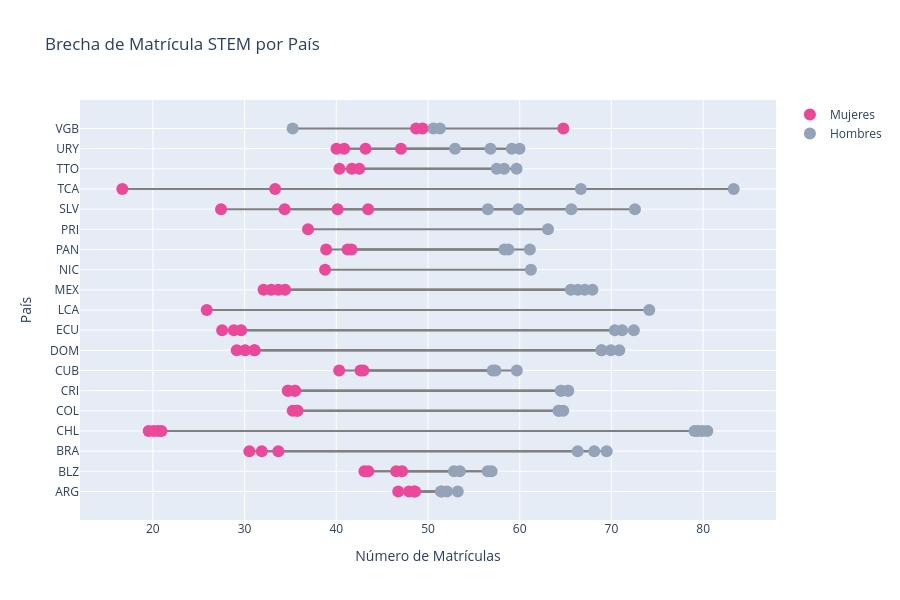

Write notebook code for a chart like this one.
### Code cell
fig = go.Figure()

for i, fila in egreso.iterrows():
    fig.add_trace(go.Scatter(
        x=[fila['famale'], fila['male']], 
        y=[fila['geoUnit'], fila['geoUnit']],
        mode='lines',
        line=dict(color='gray', width=2),
        showlegend=False
    ))

fig.add_trace(go.Scatter(
    x=egreso['famale'], 
    y=egreso['geoUnit'],
    mode='markers',
    name='Mujeres',
    marker=dict(color='#ec4899', size=12) 
))


fig.add_trace(go.Scatter(
    x=egreso['male'], 
    y=egreso['geoUnit'],
    mode='markers',
    name='Hombres',
    marker=dict(color='#94a3b8', size=12) 
))

fig.update_layout(
    title="Brecha de Matrícula STEM por País",
    xaxis_title="Número de Matrículas",
    yaxis_title="País",
    height=600
)
fig.show()

### Figure 1 — Plotly figure (JSON) as saved in the notebook; plotly's stock layout.template omitted (floating-point values rounded to 4 significant figures)
{"data": [{"line": {"color": "gray", "width": 2}, "mode": "lines", "showlegend": false, "type": "scatter", "x": [48.6, 51.4], "y": ["ARG", "ARG"]}, {"line": {"color": "gray", "width": 2}, "mode": "lines", "showlegend": false, "type": "scatter", "x": [47.94, 52.06], "y": ["ARG", "ARG"]}, {"line": {"color": "gray", "width": 2}, "mode": "lines", "showlegend": false, "type": "scatter", "x": [48.48, 51.52], "y": ["ARG", "ARG"]}, {"line": {"color": "gray", "width": 2}, "mode": "lines", "showlegend": false, "type": "scatter", "x": [46.75, 53.25], "y": ["ARG", "ARG"]}, {"line": {"color": "gray", "width": 2}, "mode": "lines", "showlegend": false, "type": "scatter", "x": [47.17, 52.83], "y": ["BLZ", "BLZ"]}, {"line": {"color": "gray", "width": 2}, "mode": "lines", "showlegend": false, "type": "scatter", "x": [43.49, 56.51], "y": ["BLZ", "BLZ"]}, {"line": {"color": "gray", "width": 2}, "mode": "lines", "showlegend": false, "type": "scatter", "x": [46.53, 53.47], "y": ["BLZ", "BLZ"]}, {"line": {"color": "gray", "width": 2}, "mode": "lines", "showlegend": false, "type": "scatter", "x": [43.07, 56.93], "y": ["BLZ", "BLZ"]}, {"line": {"color": "gray", "width": 2}, "mode": "lines", "showlegend": false, "type": "scatter", "x": [33.68, 66.32], "y": ["BRA", "BRA"]}, {"line": {"color": "gray", "width": 2}, "mode": "lines", "showlegend": false, "type": "scatter", "x": [31.87, 68.13], "y": ["BRA", "BRA"]}, {"line": {"color": "gray", "width": 2}, "mode": "lines", "showlegend": false, "type": "scatter", "x": [30.52, 69.48], "y": ["BRA", "BRA"]}, {"line": {"color": "gray", "width": 2}, "mode": "lines", "showlegend": false, "type": "scatter", "x": [20.09, 79.91], "y": ["CHL", "CHL"]}, {"line": {"color": "gray", "width": 2}, "mode": "lines", "showlegend": false, "type": "scatter", "x": [19.54, 80.46], "y": ["CHL", "CHL"]}, {"line": {"color": "gray", "width": 2}, "mode": "lines", "showlegend": false, "type": "scatter", "x": [20.94, 79.06], "y": ["CHL", "CHL"]}, {"line": {"color": "gray", "width": 2}, "mode": "lines", "showlegend": false, "type": "scatter", "x": [20.56, 79.44], "y": ["CHL", "CHL"]}, {"line": {"color": "gray", "width": 2}, "mode": "lines", "showlegend": false, "type": "scatter", "x": [35.78, 64.22], "y": ["COL", "COL"]}, {"line": {"color": "gray", "width": 2}, "mode": "lines", "showlegend": false, "type": "scatter", "x": [35.71, 64.29], "y": ["COL", "COL"]}, {"line": {"color": "gray", "width": 2}, "mode": "lines", "showlegend": false, "type": "scatter", "x": [35.25, 64.75], "y": ["COL", "COL"]}, {"line": {"color": "gray", "width": 2}, "mode": "lines", "showlegend": false, "type": "scatter", "x": [34.74, 65.26], "y": ["CRI", "CRI"]}, {"line": {"color": "gray", "width": 2}, "mode": "lines", "showlegend": false, "type": "scatter", "x": [35.46, 64.54], "y": ["CRI", "CRI"]}, {"line": {"color": "gray", "width": 2}, "mode": "lines", "showlegend": false, "type": "scatter", "x": [35.52, 64.48], "y": ["CRI", "CRI"]}, {"line": {"color": "gray", "width": 2}, "mode": "lines", "showlegend": false, "type": "scatter", "x": [34.71, 65.29], "y": ["CRI", "CRI"]}, {"line": {"color": "gray", "width": 2}, "mode": "lines", "showlegend": false, "type": "scatter", "x": [40.32, 59.68], "y": ["CUB", "CUB"]}, {"line": {"color": "gray", "width": 2}, "mode": "lines", "showlegend": false, "type": "scatter", "x": [42.95, 57.05], "y": ["CUB", "CUB"]}, {"line": {"color": "gray", "width": 2}, "mode": "lines", "showlegend": false, "type": "scatter", "x": [42.64, 57.36], "y": ["CUB", "CUB"]}, {"line": {"color": "gray", "width": 2}, "mode": "lines", "showlegend": false, "type": "scatter", "x": [29.15, 70.85], "y": ["DOM", "DOM"]}, {"line": {"color": "gray", "width": 2}, "mode": "lines", "showlegend": false, "type": "scatter", "x": [31.1, 68.9], "y": ["DOM", "DOM"]}, {"line": {"color": "gray", "width": 2}, "mode": "lines", "showlegend": false, "type": "scatter", "x": [30.06, 69.94], "y": ["DOM", "DOM"]}, {"line": {"color": "gray", "width": 2}, "mode": "lines", "showlegend": false, "type": "scatter", "x": [31.07, 68.93], "y": ["DOM", "DOM"]}, {"line": {"color": "gray", "width": 2}, "mode": "lines", "showlegend": false, "type": "scatter", "x": [28.84, 71.16], "y": ["ECU", "ECU"]}, {"line": {"color": "gray", "width": 2}, "mode": "lines", "showlegend": false, "type": "scatter", "x": [29.63, 70.37], "y": ["ECU", "ECU"]}, {"line": {"color": "gray", "width": 2}, "mode": "lines", "showlegend": false, "type": "scatter", "x": [27.55, 72.45], "y": ["ECU", "ECU"]}, {"line": {"color": "gray", "width": 2}, "mode": "lines", "showlegend": false, "type": "scatter", "x": [25.87, 74.13], "y": ["LCA", "LCA"]}, {"line": {"color": "gray", "width": 2}, "mode": "lines", "showlegend": false, "type": "scatter", "x": [32.07, 67.93], "y": ["MEX", "MEX"]}, {"line": {"color": "gray", "width": 2}, "mode": "lines", "showlegend": false, "type": "scatter", "x": [32.91, 67.09], "y": ["MEX", "MEX"]}, {"line": {"color": "gray", "width": 2}, "mode": "lines", "showlegend": false, "type": "scatter", "x": [33.67, 66.33], "y": ["MEX", "MEX"]}, {"line": {"color": "gray", "width": 2}, "mode": "lines", "showlegend": false, "type": "scatter", "x": [34.42, 65.58], "y": ["MEX", "MEX"]}, {"line": {"color": "gray", "width": 2}, "mode": "lines", "showlegend": false, "type": "scatter", "x": [38.78, 61.22], "y": ["NIC", "NIC"]}, {"line": {"color": "gray", "width": 2}, "mode": "lines", "showlegend": false, "type": "scatter", "x": [41.24, 58.76], "y": ["PAN", "PAN"]}, {"line": {"color": "gray", "width": 2}, "mode": "lines", "showlegend": false, "type": "scatter", "x": [38.89, 61.11], "y": ["PAN", "PAN"]}, {"line": {"color": "gray", "width": 2}, "mode": "lines", "showlegend": false, "type": "scatter", "x": [41.67, 58.33], "y": ["PAN", "PAN"]}, {"line": {"color": "gray", "width": 2}, "mode": "lines", "showlegend": false, "type": "scatter", "x": [36.92, 63.08], "y": ["PRI", "PRI"]}, {"line": {"color": "gray", "width": 2}, "mode": "lines", "showlegend": false, "type": "scatter", "x": [27.44, 72.56], "y": ["SLV", "SLV"]}, {"line": {"color": "gray", "width": 2}, "mode": "lines", "showlegend": false, "type": "scatter", "x": [43.47, 56.53], "y": ["SLV", "SLV"]}, {"line": {"color": "gray", "width": 2}, "mode": "lines", "showlegend": false, "type": "scatter", "x": [34.37, 65.63], "y": ["SLV", "SLV"]}, {"line": {"color": "gray", "width": 2}, "mode": "lines", "showlegend": false, "type": "scatter", "x": [40.14, 59.86], "y": ["SLV", "SLV"]}, {"line": {"color": "gray", "width": 2}, "mode": "lines", "showlegend": false, "type": "scatter", "x": [33.33, 66.67], "y": ["TCA", "TCA"]}, {"line": {"color": "gray", "width": 2}, "mode": "lines", "showlegend": false, "type": "scatter", "x": [16.67, 83.33], "y": ["TCA", "TCA"]}, {"line": {"color": "gray", "width": 2}, "mode": "lines", "showlegend": false, "type": "scatter", "x": [40.34, 59.66], "y": ["TTO", "TTO"]}, {"line": {"color": "gray", "width": 2}, "mode": "lines", "showlegend": false, "type": "scatter", "x": [42.5, 57.5], "y": ["TTO", "TTO"]}, {"line": {"color": "gray", "width": 2}, "mode": "lines", "showlegend": false, "type": "scatter", "x": [41.7, 58.3], "y": ["TTO", "TTO"]}, {"line": {"color": "gray", "width": 2}, "mode": "lines", "showlegend": false, "type": "scatter", "x": [40.86, 59.14], "y": ["URY", "URY"]}, {"line": {"color": "gray", "width": 2}, "mode": "lines", "showlegend": false, "type": "scatter", "x": [43.19, 56.81], "y": ["URY", "URY"]}, {"line": {"color": "gray", "width": 2}, "mode": "lines", "showlegend": false, "type": "scatter", "x": [47.05, 52.95], "y": ["URY", "URY"]}, {"line": {"color": "gray", "width": 2}, "mode": "lines", "showlegend": false, "type": "scatter", "x": [40.02, 59.98], "y": ["URY", "URY"]}, {"line": {"color": "gray", "width": 2}, "mode": "lines", "showlegend": false, "type": "scatter", "x": [49.41, 50.59], "y": ["VGB", "VGB"]}, {"line": {"color": "gray", "width": 2}, "mode": "lines", "showlegend": false, "type": "scatter", "x": [64.76, 35.24], "y": ["VGB", "VGB"]}, {"line": {"color": "gray", "width": 2}, "mode": "lines", "showlegend": false, "type": "scatter", "x": [48.7, 51.3], "y": ["VGB", "VGB"]}, {"marker": {"color": "#ec4899", "size": 12}, "mode": "markers", "name": "Mujeres", "type": "scatter", "x": [48.6, 47.94, 48.48, 46.75, 47.17, 43.49, 46.53, 43.07, 33.68, 31.87, 30.52, 20.09, 19.54, 20.94, 20.56, 35.78, 35.71, 35.25, 34.74, 35.46, 35.52, 34.71, 40.32, 42.95, 42.64, 29.15, 31.1, 30.06, 31.07, 28.84, 29.63, 27.55, 25.87, 32.07, 32.91, 33.67, 34.42, 38.78, 41.24, 38.89, 41.67, 36.92, 27.44, 43.47, 34.37, 40.14, 33.33, 16.67, 40.34, 42.5, 41.7, 40.86, 43.19, 47.05, 40.02, 49.41, 64.76, 48.7], "y": ["ARG", "ARG", "ARG", "ARG", "BLZ", "BLZ", "BLZ", "BLZ", "BRA", "BRA", "BRA", "CHL", "CHL", "CHL", "CHL", "COL", "COL", "COL", "CRI", "CRI", "CRI", "CRI", "CUB", "CUB", "CUB", "DOM", "DOM", "DOM", "DOM", "ECU", "ECU", "ECU", "LCA", "MEX", "MEX", "MEX", "MEX", "NIC", "PAN", "PAN", "PAN", "PRI", "SLV", "SLV", "SLV", "SLV", "TCA", "TCA", "TTO", "TTO", "TTO", "URY", "URY", "URY", "URY", "VGB", "VGB", "VGB"]}, {"marker": {"color": "#94a3b8", "size": 12}, "mode": "markers", "name": "Hombres", "type": "scatter", "x": [51.4, 52.06, 51.52, 53.25, 52.83, 56.51, 53.47, 56.93, 66.32, 68.13, 69.48, 79.91, 80.46, 79.06, 79.44, 64.22, 64.29, 64.75, 65.26, 64.54, 64.48, 65.29, 59.68, 57.05, 57.36, 70.85, 68.9, 69.94, 68.93, 71.16, 70.37, 72.45, 74.13, 67.93, 67.09, 66.33, 65.58, 61.22, 58.76, 61.11, 58.33, 63.08, 72.56, 56.53, 65.63, 59.86, 66.67, 83.33, 59.66, 57.5, 58.3, 59.14, 56.81, 52.95, 59.98, 50.59, 35.24, 51.3], "y": ["ARG", "ARG", "ARG", "ARG", "BLZ", "BLZ", "BLZ", "BLZ", "BRA", "BRA", "BRA", "CHL", "CHL", "CHL", "CHL", "COL", "COL", "COL", "CRI", "CRI", "CRI", "CRI", "CUB", "CUB", "CUB", "DOM", "DOM", "DOM", "DOM", "ECU", "ECU", "ECU", "LCA", "MEX", "MEX", "MEX", "MEX", "NIC", "PAN", "PAN", "PAN", "PRI", "SLV", "SLV", "SLV", "SLV", "TCA", "TCA", "TTO", "TTO", "TTO", "URY", "URY", "URY", "URY", "VGB", "VGB", "VGB"]}], "layout": {"height": 600, "title": {"text": "Brecha de Matrícula STEM por País"}, "xaxis": {"title": {"text": "Número de Matrículas"}}, "yaxis": {"title": {"text": "País"}}}}
